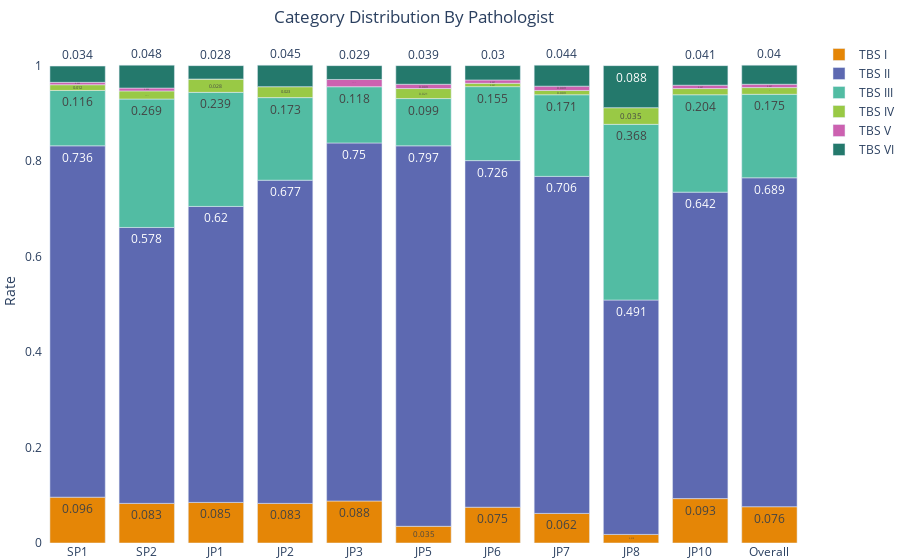

The notebook cell this image was saved under:
### Code cell
figura

### Figure 1 — Plotly figure (JSON) as saved in the notebook; plotly's stock layout.template omitted (floating-point values rounded to 4 significant figures)
{"data": [{"alignmentgroup": "True", "hovertemplate": "variable=TBS I<br>Pathologists=%{x}<br>value=%{y}<extra></extra>", "legendgroup": "TBS I", "marker": {"color": "rgb(229, 134, 6)", "pattern": {"shape": ""}}, "name": "TBS I", "offsetgroup": "TBS I", "orientation": "v", "showlegend": true, "text": [], "textposition": "auto", "texttemplate": "%{y}", "type": "bar", "x": ["SP1", "SP2", "JP1", "JP2", "JP3", "JP5", "JP6", "JP7", "JP8", "JP10", "Overall"], "xaxis": "x", "y": [0.096, 0.083, 0.085, 0.083, 0.088, 0.035, 0.075, 0.062, 0.018, 0.093, 0.076], "yaxis": "y"}, {"alignmentgroup": "True", "hovertemplate": "variable=TBS II<br>Pathologists=%{x}<br>value=%{y}<extra></extra>", "legendgroup": "TBS II", "marker": {"color": "rgb(93, 105, 177)", "pattern": {"shape": ""}}, "name": "TBS II", "offsetgroup": "TBS II", "orientation": "v", "showlegend": true, "text": [], "textposition": "auto", "texttemplate": "%{y}", "type": "bar", "x": ["SP1", "SP2", "JP1", "JP2", "JP3", "JP5", "JP6", "JP7", "JP8", "JP10", "Overall"], "xaxis": "x", "y": [0.736, 0.578, 0.62, 0.677, 0.75, 0.797, 0.726, 0.706, 0.491, 0.642, 0.689], "yaxis": "y"}, {"alignmentgroup": "True", "hovertemplate": "variable=TBS III<br>Pathologists=%{x}<br>value=%{y}<extra></extra>", "legendgroup": "TBS III", "marker": {"color": "rgb(82, 188, 163)", "pattern": {"shape": ""}}, "name": "TBS III", "offsetgroup": "TBS III", "orientation": "v", "showlegend": true, "text": [], "textposition": "auto", "texttemplate": "%{y}", "type": "bar", "x": ["SP1", "SP2", "JP1", "JP2", "JP3", "JP5", "JP6", "JP7", "JP8", "JP10", "Overall"], "xaxis": "x", "y": [0.116, 0.269, 0.239, 0.173, 0.118, 0.099, 0.155, 0.171, 0.368, 0.204, 0.175], "yaxis": "y"}, {"alignmentgroup": "True", "hovertemplate": "variable=TBS IV<br>Pathologists=%{x}<br>value=%{y}<extra></extra>", "legendgroup": "TBS IV", "marker": {"color": "rgb(153, 201, 69)", "pattern": {"shape": ""}}, "name": "TBS IV", "offsetgroup": "TBS IV", "orientation": "v", "showlegend": true, "text": [], "textposition": "auto", "texttemplate": "%{y}", "type": "bar", "x": ["SP1", "SP2", "JP1", "JP2", "JP3", "JP5", "JP6", "JP7", "JP8", "JP10", "Overall"], "xaxis": "x", "y": [0.012, 0.017, 0.028, 0.023, 0, 0.021, 0.007, 0.009, 0.035, 0.013, 0.014], "yaxis": "y"}, {"alignmentgroup": "True", "hovertemplate": "variable=TBS V<br>Pathologists=%{x}<br>value=%{y}<extra></extra>", "legendgroup": "TBS V", "marker": {"color": "rgb(204, 97, 176)", "pattern": {"shape": ""}}, "name": "TBS V", "offsetgroup": "TBS V", "orientation": "v", "showlegend": true, "text": [], "textposition": "auto", "texttemplate": "%{y}", "type": "bar", "x": ["SP1", "SP2", "JP1", "JP2", "JP3", "JP5", "JP6", "JP7", "JP8", "JP10", "Overall"], "xaxis": "x", "y": [0.005, 0.006, 0, 0, 0.015, 0.009, 0.007, 0.009, 0, 0.007, 0.007], "yaxis": "y"}, {"alignmentgroup": "True", "hovertemplate": "variable=TBS VI<br>Pathologists=%{x}<br>value=%{y}<extra></extra>", "legendgroup": "TBS VI", "marker": {"color": "rgb(36, 121, 108)", "pattern": {"shape": ""}}, "name": "TBS VI", "offsetgroup": "TBS VI", "orientation": "v", "showlegend": true, "text": [], "textposition": "auto", "texttemplate": "%{y}", "type": "bar", "x": ["SP1", "SP2", "JP1", "JP2", "JP3", "JP5", "JP6", "JP7", "JP8", "JP10", "Overall"], "xaxis": "x", "y": [0.034, 0.048, 0.028, 0.045, 0.029, 0.039, 0.03, 0.044, 0.088, 0.041, 0.04], "yaxis": "y"}], "layout": {"autosize": true, "barmode": "relative", "legend": {"title": {"text": ""}, "tracegroupgap": 0}, "margin": {"b": 0, "l": 0, "pad": 0, "r": 0, "t": 40}, "paper_bgcolor": "white", "plot_bgcolor": "white", "title": {"text": "Category Distribution By Pathologist", "x": 0.46, "xanchor": "center", "y": 0.98, "yanchor": "top"}, "xaxis": {"anchor": "y", "domain": [0, 1], "title": {}}, "yaxis": {"anchor": "x", "domain": [0, 1], "title": {"text": "Rate"}}}}
